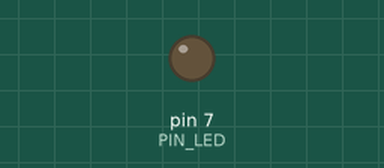
The sketch below on a simulated Arduino Uno, built with avr-gcc and run on an emulated ATmega328P. Shown: output pins drawn as LEDs (lit = HIGH).

Above: at 0.1 s.
At 2.1 s:
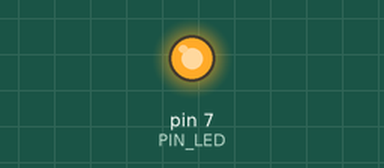
Timing chart, 0 to 3.6 s (numbered marks = the images above):
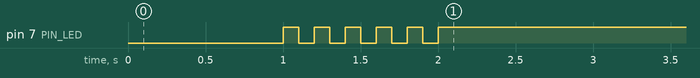

The sketch:

05_practice_2.ino
```cpp
#define PIN_LED 7
void setup() {
  // put your setup code here, to run once:
  pinMode(PIN_LED, OUTPUT);
  while (1){
    digitalWrite(PIN_LED, 0);
    delay(1000);
    digitalWrite(PIN_LED, 1);
    delay(100);
    digitalWrite(PIN_LED, 0);
    delay(100);
    digitalWrite(PIN_LED, 1);
    delay(100);
    digitalWrite(PIN_LED, 0);
    delay(100);
    digitalWrite(PIN_LED, 1);
    delay(100);
    digitalWrite(PIN_LED, 0);
    delay(100);
    digitalWrite(PIN_LED, 1);
    delay(100);
    digitalWrite(PIN_LED, 0);
    delay(100);
    digitalWrite(PIN_LED, 1);
    delay(100);
    digitalWrite(PIN_LED, 0);
    delay(100);
    digitalWrite(PIN_LED, 1);
    break;
  }
}

void loop() {
  // put your main code here, to run repeatedly:

}
```
